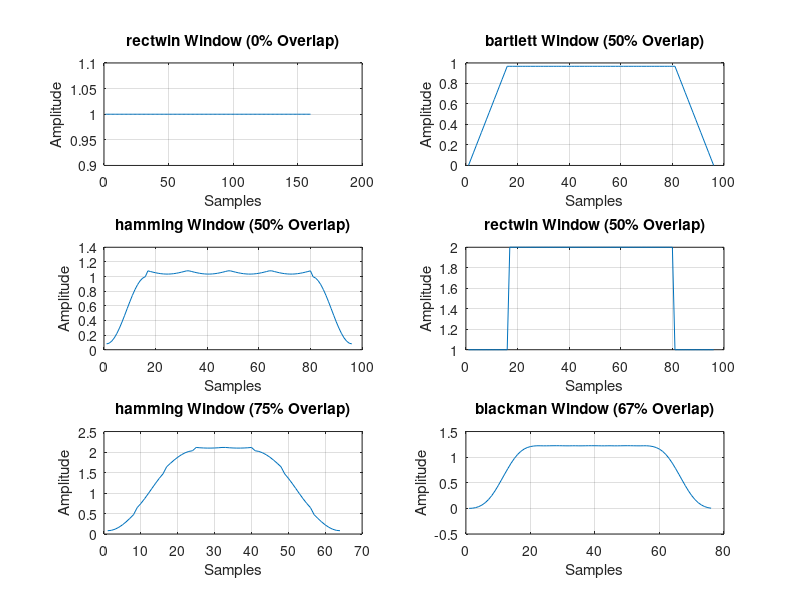

The MATLAB script that drew this image: (Note: this script raises an error after producing the figure.)
% Parameters
M_list = [32, 33, 64]; % Example window sizes
windows = {'rectwin', 'bartlett', 'hamming', 'rectwin', 'hamming', 'blackman'};
overlap_ratios = [0, 0.5, 0.5, 0.5, 0.75, 2/3];

figure;

for k = 1:length(windows)
    M = M_list(1); % Example M for demonstration (or choose appropriate M per window)
    overlap = overlap_ratios(k);
    R = round(M * (1 - overlap)); % Hop size

    % Define Window
    switch windows{k}
        case 'rectwin'
            w = rectwin(M);
        case 'bartlett'
            w = bartlett(M);
        case 'hamming'
            w = hamming(M);
        case 'blackman'
            w = blackman(M, 'periodic');
    end

    % Shift and Sum for COLA test
    num_shifts = 5; % Number of shifted windows to test
    cola_sum = zeros(M + R * (num_shifts-1), 1);
    for shift = 0:num_shifts-1
        cola_sum(shift*R + (1:M)) = cola_sum(shift*R + (1:M)) + w;
    end

    % Plot the result
    subplot(3, 2, k);
    plot(cola_sum);
    title(sprintf('%s Window (%.0f%% Overlap)', windows{k}, overlap*100));
    xlabel('Samples');
    ylabel('Amplitude');
    grid on;
end
sgtitle('Constant Overlap-Add (COLA) Test');